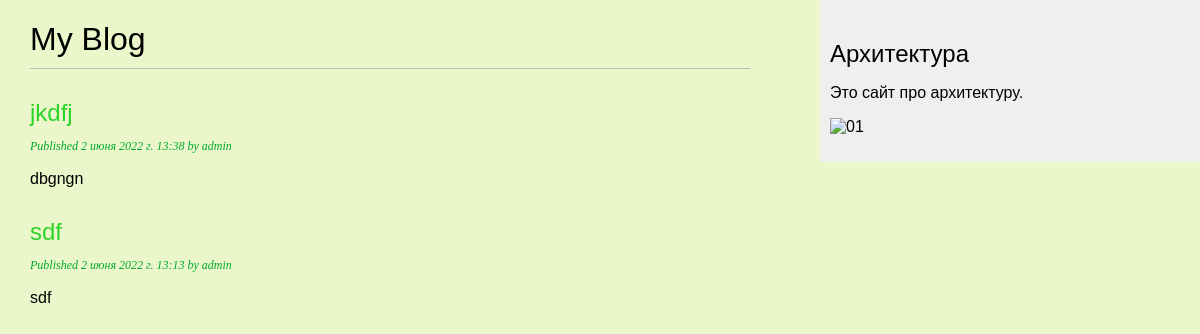
The page /blog/ on the database as committed earlier.
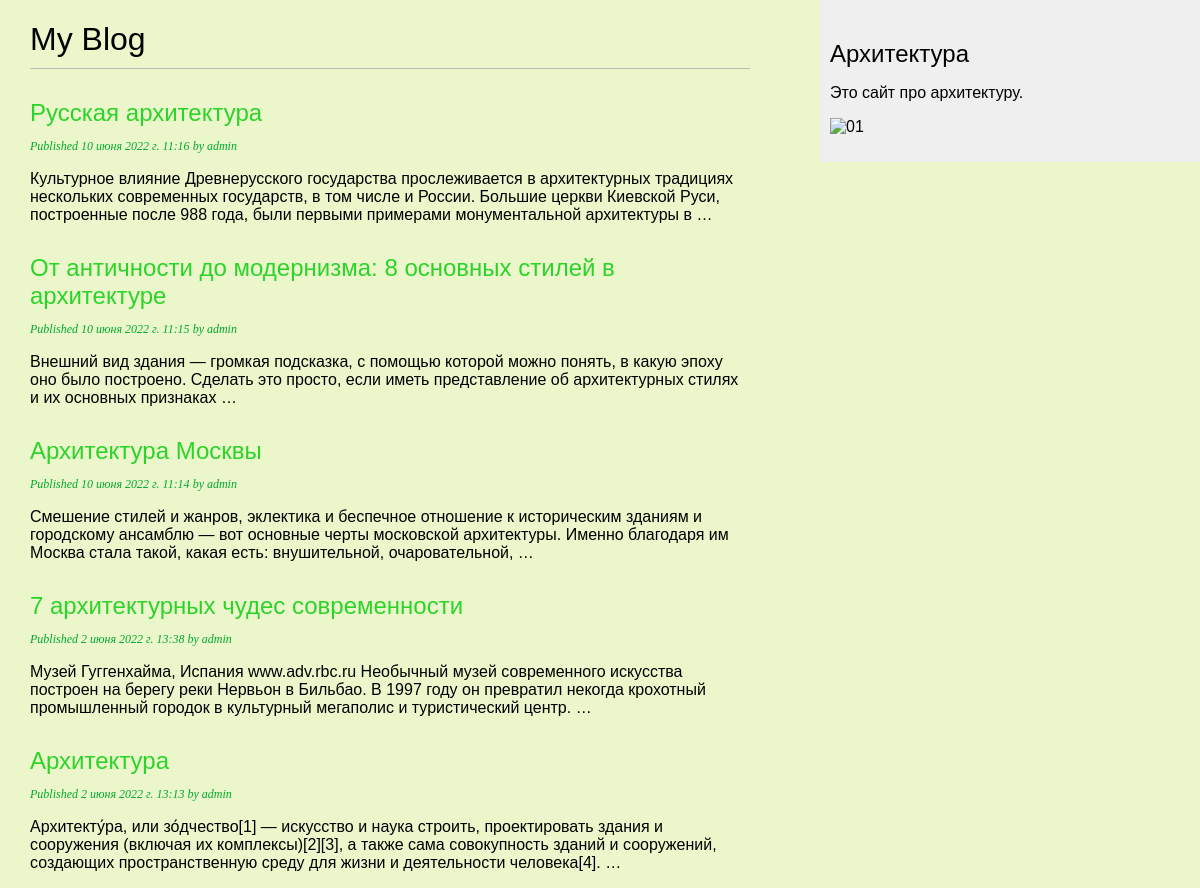
The same page on the database as committed later.
### blog/models.py (models this page shows, shortened)
class Post(models.Model):
    class Status(models.TextChoices):
        DRAFT = 'DF', 'Draft'
        PUBLISHED = 'PB', 'Published'
    title = models.CharField(max_length=250)
    slug = models.SlugField(max_length=250)
    author = models.ForeignKey(User,
                               on_delete=models.CASCADE,
                               related_name='blog_posts')
    body = models.TextField()
    publish = models.DateTimeField(default=timezone.now)
    created = models.DateTimeField(auto_now_add=True)
    updated = models.DateTimeField(auto_now=True)
    status = models.CharField(max_length=2,
                              choices=Status.choices,
                              default=Status.DRAFT)
    objects = models.Manager() # The default manager.
    published = PublishedManager() # Our custom manager.
    class Meta:
        ordering = ['-publish']
        indexes = [
            models.Index(fields=['-publish']),
        ]

### blog/views.py (the view)
# urls.py: path('', views.post_list, name='post_list'),
def post_list(request):
    posts = Post.published.all()
    return render(request,
                 'blog/post/list.html',
                 {'posts': posts})

### blog/models.py (called while the page is built)
    def get_queryset(self):
        return super().get_queryset()\
                      .filter(status=Post.Status.PUBLISHED)

### blog/templates/blog/post/list.html (shortened to what this page needs)
{% extends "blog/base.html" %}
{% block content %}
  <h1>My Blog</h1>
  {% for post in posts %}
    <h2>
      <a href="{% url 'blog:post_detail' post.id %}">
        {{ post.title }}
      </a>
    </h2>
    <p class="date">
      Published {{ post.publish }} by {{ post.author }}
    </p>
    {{ post.body|truncatewords:30|linebreaks }}
  {% endfor %}
{% endblock %}

Rows that differ between the two databases and show on the page:
added Post: title "Русская архитектура", publish "10 июня 2022 г. 11:16", author "admin", body "Культурное влияние Древнерусского государства прослеживается в архитектурных традициях нескольких современных государств, в том числе и России. Большие церкви Киевской Руси, построенные после 988 года, были первыми примерами монументальной архитектуры в …"
added Post: title "От античности до модернизма: 8 основных стилей в архитектуре", publish "10 июня 2022 г. 11:15", author "admin", body "Внешний вид здания — громкая подсказка, с помощью которой можно понять, в какую эпоху оно было построено. Сделать это просто, если иметь представление об архитектурных стилях и их основных признаках …"
added Post: title "Архитектура Москвы", publish "10 июня 2022 г. 11:14", author "admin", body "Смешение стилей и жанров, эклектика и беспечное отношение к историческим зданиям и городскому ансамблю — вот основные черты московской архитектуры. Именно благодаря им Москва стала такой, какая есть: внушительной, очаровательной, …"
changed Post: title "jkdfj" → "7 архитектурных чудес современности"; body "dbgngn" → "Музей Гуггенхайма, Испания www.adv.rbc.ru Необычный музей современного искусства построен на берегу реки Нервьон в Бильбао. В 1997 году он превратил некогда крохотный промышленный городок в культурный мегаполис и туристический центр. …"
changed Post: title "sdf" → "Архитектура"; body "sdf" → "Архитекту́ра, или зо́дчество[1] — искусство и наука строить, проектировать здания и сооружения (включая их комплексы)[2][3], а также сама совокупность зданий и сооружений, создающих пространственную среду для жизни и деятельности человека[4]. …"
